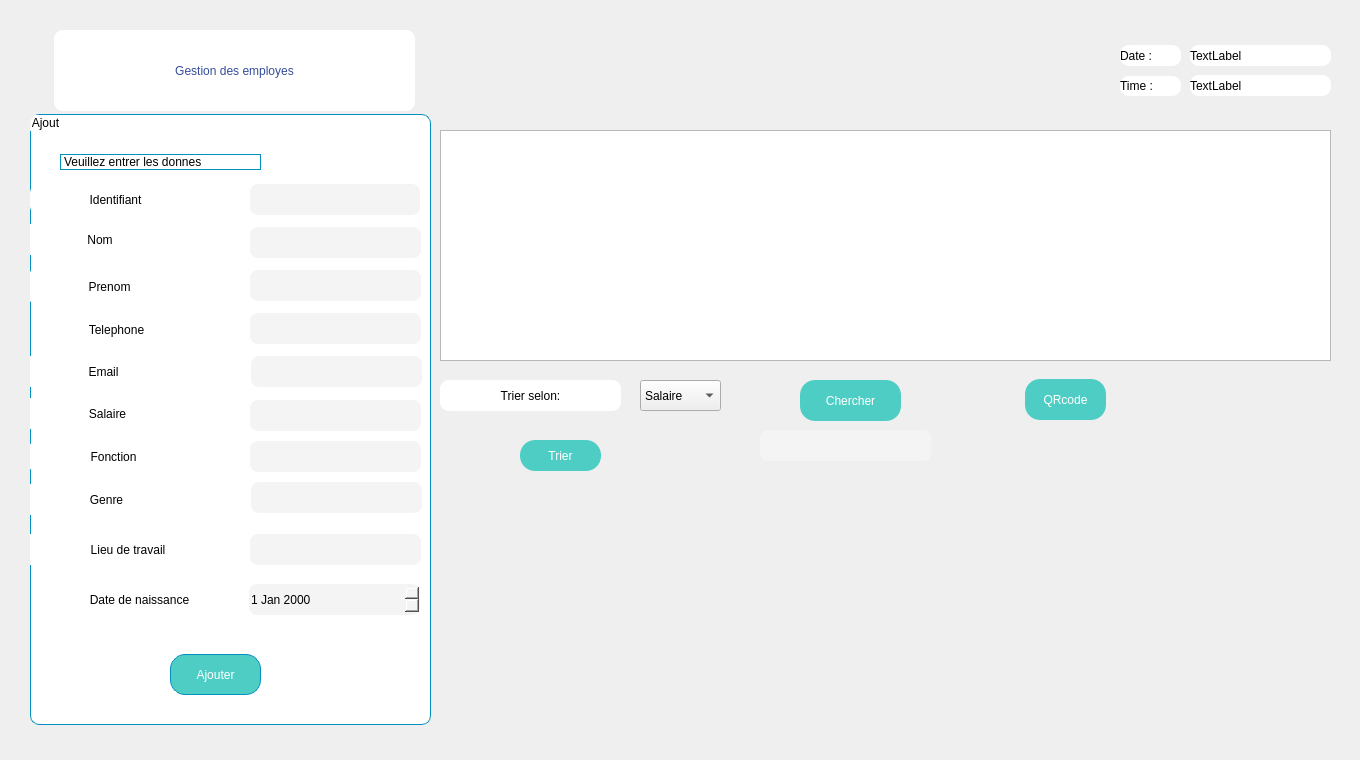
    <widget class="QWidget" name="tab">
     <attribute name="title">
      <string>ajouter</string>
     </attribute>
     <widget class="QLabel" name="label">
      <property name="geometry">
       <rect>
        <x>54</x>
        <y>30</y>
        <width>361</width>
        <height>81</height>
       </rect>
      </property>
      <property name="styleSheet">
       <string notr="true">color: rgb(53, 77, 156);
background-color: rgb(255, 255, 255);
font: 14pt &quot;MS Shell Dlg 2&quot;;
border-color: rgb(0, 0,255);
border-radius:9px;</string>
      </property>
      <property name="text">
       <string>Gestion des employes</string>
      </property>
      <property name="alignment">
       <set>Qt::AlignCenter</set>
      </property>
     </widget>
     <widget class="QTableView" name="tableemploye">
      <property name="geometry">
       <rect>
        <x>440</x>
        <y>130</y>
        <width>891</width>
        <height>231</height>
       </rect>
      </property>
     </widget>
     <widget class="QPushButton" name="chercher_employe">
      <property name="geometry">
       <rect>
        <x>800</x>
        <y>380</y>
        <width>101</width>
        <height>41</height>
       </rect>
      </property>
      <property name="styleSheet">
       <string notr="true">QPushButton

{
	font: 10pt &quot;MS Shell Dlg 2&quot;;
	background-color: rgb(78, 205, 196);
	color: #fff;
	border-top-right-radius: 15px;
	border-top-left-radius: 15px;
	border-bottom-right-radius: 15px;
	border-bottom-left-radius: 15px;
	padding: 5px;
}



QPushButton::disabled
{
	
background-color: rgb(9, 55, 76);

}


QPushButton::hover
{
background-color: rgb(9, 55, 76);


}


QPushButton::pressed
{
background-color: rgb(9, 55, 76);


}</string>
      </property>
      <property name="text">
       <string>Chercher</string>
      </property>
     </widget>
     <widget class="QPushButton" name="pushButton_4">
      <property name="geometry">
       <rect>
        <x>1208</x>
        <y>370</y>
        <width>61</width>
        <height>71</height>
       </rect>
      </property>
      <property name="styleSheet">
       <string notr="true">background:url(:/res/PD.png) 50%;
border-radius:3px;</string>
      </property>
      <property name="text">
       <string/>
      </property>
     </widget>
     <widget class="QPushButton" name="trier1">
      <property name="geometry">
       <rect>
        <x>520</x>
        <y>440</y>
        <width>81</width>
        <height>31</height>
       </rect>
      </property>
      <property name="styleSheet">
       <string notr="true">QPushButton

{
	font: 10pt &quot;MS Shell Dlg 2&quot;;
	background-color: rgb(78, 205, 196);
	color: #fff;
	border-top-right-radius: 15px;
	border-top-left-radius: 15px;
	border-bottom-right-radius: 15px;
	border-bottom-left-radius: 15px;
	padding: 5px;
}



QPushButton::disabled
{
	
background-color: rgb(9, 55, 76);

}


QPushButton::hover
{
background-color: rgb(9, 55, 76);


}


QPushButton::pressed
{
background-color: rgb(9, 55, 76);


}</string>
      </property>
      <property name="text">
       <string>Trier</string>
      </property>
     </widget>
     <widget class="QLabel" name="label_15">
      <property name="geometry">
       <rect>
        <x>440</x>
        <y>380</y>
        <width>181</width>
        <height>31</height>
       </rect>
      </property>
      <property name="styleSheet">
       <string notr="true">background-color: rgb(255, 255, 255);
font: 75 14pt &quot;Source Code Pro&quot;;
border-radius:9px;
text-align: center;</string>
      </property>
      <property name="text">
       <string>Trier selon:</string>
      </property>
      <property name="alignment">
       <set>Qt::AlignCenter</set>
      </property>
     </widget>
     <widget class="QComboBox" name="comboBox">
      <property name="geometry">
       <rect>
        <x>640</x>
        <y>380</y>
        <width>81</width>
        <height>31</height>
       </rect>
      </property>
      <item>
       <property name="text">
        <string>Salaire</string>
       </property>
      </item>
      <item>
       <property name="text">
        <string>Genre</string>
       </property>
      </item>
      <item>
       <property name="text">
        <string>id</string>
       </property>
      </item>
     </widget>
     <widget class="QPushButton" name="pushButton">
      <property name="geometry">
       <rect>
        <x>1025</x>
        <y>379</y>
        <width>81</width>
        <height>41</height>
       </rect>
      </property>
      <property name="styleSheet">
       <string notr="true">QPushButton

{
	font: 10pt &quot;MS Shell Dlg 2&quot;;
	background-color: rgb(78, 205, 196);
	color: #fff;
	border-top-right-radius: 15px;
	border-top-left-radius: 15px;
	border-bottom-right-radius: 15px;
	border-bottom-left-radius: 15px;
	padding: 5px;
}



QPushButton::disabled
{
	
background-color: rgb(9, 55, 76);

}


QPushButton::hover
{
background-color: rgb(9, 55, 76);


}


QPushButton::pressed
{
background-color: rgb(9, 55, 76);


}</string>
      </property>
      <property name="text">
       <string>QRcode</string>
      </property>
     </widget>
     <widget class="QWidget" name="widget" native="true">
      <property name="geometry">
       <rect>
        <x>450</x>
        <y>480</y>
        <width>517</width>
        <height>241</height>
       </rect>
      </property>
     </widget>
     <widget class="QWidget" name="widget_2" native="true">
      <property name="geometry">
       <rect>
        <x>1120</x>
        <y>510</y>
        <width>161</width>
        <height>191</height>
       </rect>
      </property>
     </widget>
     <widget class="QLabel" name="label_16">
      <property name="geometry">
       <rect>
        <x>1120</x>
        <y>45</y>
        <width>61</width>
        <height>21</height>
       </rect>
      </property>
      <property name="styleSheet">
       <string notr="true">background-color: rgb(255, 255, 255);
font: 75 14pt &quot;Source Code Pro&quot;;
border-radius:9px;
text-align: center;</string>
      </property>
      <property name="text">
       <string>Date :</string>
      </property>
     </widget>
     <widget class="QLabel" name="label_17">
      <property name="geometry">
       <rect>
        <x>1120</x>
        <y>76</y>
        <width>61</width>
        <height>20</height>
       </rect>
      </property>
      <property name="styleSheet">
       <string notr="true">background-color: rgb(255, 255, 255);
font: 75 14pt &quot;Source Code Pro&quot;;
border-radius:9px;
text-align: center;</string>
      </property>
      <property name="text">
       <string>Time :</string>
      </property>
     </widget>
     <widget class="QLabel" name="digitalclock_vehicule">
      <property name="geometry">
       <rect>
        <x>1190</x>
        <y>75</y>
        <width>141</width>
        <height>21</height>
       </rect>
      </property>
      <property name="styleSheet">
       <string notr="true">background-color: rgb(255, 255, 255);
font: 75 14pt &quot;Source Code Pro&quot;;
border-radius:9px;
text-align: center;</string>
      </property>
      <property name="text">
       <string>TextLabel</string>
      </property>
     </widget>
     <widget class="QLabel" name="datetime_vehicule">
      <property name="geometry">
       <rect>
        <x>1190</x>
        <y>45</y>
        <width>141</width>
        <height>21</height>
       </rect>
      </property>
      <property name="styleSheet">
       <string notr="true">background-color: rgb(255, 255, 255);
font: 75 14pt &quot;Source Code Pro&quot;;
border-radius:9px;
text-align: center;</string>
      </property>
      <property name="text">
       <string>TextLabel</string>
      </property>
     </widget>
     <widget class="QGroupBox" name="groupBox_2">
      <property name="geometry">
       <rect>
        <x>30</x>
        <y>114</y>
        <width>401</width>
        <height>611</height>
       </rect>
      </property>
      <property name="styleSheet">
       <string notr="true">border:1px solid rgb(3, 144, 190);
border-radius:9px;

background-color: rgb(255, 255, 255);
border-radius:9px;
	font: 10pt &quot;MS Shell Dlg 2&quot;;

</string>
      </property>
      <property name="title">
       <string>Ajout</string>
      </property>
      <widget class="QLabel" name="label_5">
       <property name="geometry">
        <rect>
         <x>-15</x>
         <y>110</y>
         <width>170</width>
         <height>31</height>
        </rect>
       </property>
       <property name="styleSheet">
        <string notr="true">	font: 10pt &quot;MS Shell Dlg 2&quot;;
border:none;</string>
       </property>
       <property name="text">
        <string>Nom</string>
       </property>
       <property name="alignment">
        <set>Qt::AlignCenter</set>
       </property>
      </widget>
      <widget class="QLineEdit" name="SALAIREaj">
       <property name="geometry">
        <rect>
         <x>220</x>
         <y>286</y>
         <width>171</width>
         <height>31</height>
        </rect>
       </property>
       <property name="styleSheet">
        <string notr="true">border-radius:8px;
background-color: rgb(244, 244, 244);
border:none;</string>
       </property>
      </widget>
      <widget class="QLabel" name="label_6">
       <property name="geometry">
        <rect>
         <x>-6</x>
         <y>157</y>
         <width>171</width>
         <height>31</height>
        </rect>
       </property>
       <property name="styleSheet">
        <string notr="true">	font: 10pt &quot;MS Shell Dlg 2&quot;;
border:none;</string>
       </property>
       <property name="text">
        <string>Prenom</string>
       </property>
       <property name="alignment">
        <set>Qt::AlignCenter</set>
       </property>
      </widget>
      <widget class="QPushButton" name="ajouter1">
       <property name="geometry">
        <rect>
         <x>140</x>
         <y>540</y>
         <width>91</width>
         <height>41</height>
        </rect>
       </property>
       <property name="styleSheet">
        <string notr="true">QPushButton

{
	font: 10pt &quot;MS Shell Dlg 2&quot;;
	background-color: rgb(78, 205, 196);
	color: #fff;
	border-top-right-radius: 15px;
	border-top-left-radius: 15px;
	border-bottom-right-radius: 15px;
	border-bottom-left-radius: 15px;
	padding: 5px;
}



QPushButton::disabled
{
	
background-color: rgb(9, 55, 76);

}


QPushButton::hover
{
background-color: rgb(9, 55, 76);


}


QPushButton::pressed
{
background-color: rgb(9, 55, 76);


}</string>
       </property>
       <property name="text">
        <string>Ajouter</string>
       </property>
      </widget>
      <widget class="QLabel" name="label_12">
       <property name="geometry">
        <rect>
         <x>-2</x>
         <y>327</y>
         <width>171</width>
         <height>31</height>
        </rect>
       </property>
       <property name="styleSheet">
        <string notr="true">/*background-color: rgb(255, 255, 255);
font: 75 14pt &quot;Source Code Pro&quot;;
border-radius:9px;
text-align: center;*/

	font: 10pt &quot;MS Shell Dlg 2&quot;;
border:none;</string>
       </property>
       <property name="text">
        <string>Fonction</string>
       </property>
       <property name="alignment">
        <set>Qt::AlignCenter</set>
       </property>
      </widget>
      <widget class="QLabel" name="label_11">
       <property name="geometry">
        <rect>
         <x>-8</x>
         <y>284</y>
         <width>171</width>
         <height>31</height>
        </rect>
       </property>
       <property name="styleSheet">
        <string notr="true">/*background-color: rgb(255, 255, 255);
font: 75 14pt &quot;Source Code Pro&quot;;
border-radius:9px;
text-align: center;*/
	font: 10pt &quot;MS Shell Dlg 2&quot;;
border:none;
</string>
       </property>
       <property name="text">
        <string>Salaire</string>
       </property>
       <property name="alignment">
        <set>Qt::AlignCenter</set>
       </property>
      </widget>
      <widget class="QLabel" name="label_14">
       <property name="geometry">
        <rect>
         <x>-9</x>
         <y>370</y>
         <width>171</width>
         <height>31</height>
        </rect>
       </property>
       <property name="styleSheet">
        <string notr="true">/*background-color: rgb(255, 255, 255);
font: 75 14pt &quot;Source Code Pro&quot;;
border-radius:9px;
text-align: center;*/
	font: 10pt &quot;MS Shell Dlg 2&quot;;
border:none;</string>
       </property>
       <property name="text">
        <string>Genre</string>
       </property>
       <property name="alignment">
        <set>Qt::AlignCenter</set>
       </property>
      </widget>
      <widget class="QLabel" name="label_10">
       <property name="geometry">
        <rect>
         <x>-12</x>
         <y>242</y>
         <width>171</width>
         <height>31</height>
        </rect>
       </property>
       <property name="styleSheet">
        <string notr="true">	font: 10pt &quot;MS Shell Dlg 2&quot;;
border:none;
</string>
       </property>
       <property name="text">
        <string>Email</string>
       </property>
       <property name="alignment">
        <set>Qt::AlignCenter</set>
       </property>
      </widget>
      <widget class="QDateEdit" name="DATE_DE_NAISSANCEaj">
       <property name="geometry">
        <rect>
         <x>219</x>
         <y>470</y>
         <width>171</width>
         <height>31</height>
        </rect>
       </property>
       <property name="styleSheet">
        <string notr="true">border-radius:8px;
background-color: rgb(244, 244, 244);
border:none;</string>
       </property>
      </widget>
      <widget class="QLabel" name="label_4">
       <property name="geometry">
        <rect>
         <x>0</x>
         <y>70</y>
         <width>171</width>
         <height>31</height>
        </rect>
       </property>
       <property name="styleSheet">
        <string notr="true">/*background-color: rgb(255, 255, 255);
font: 75 14pt &quot;Source Code Pro&quot;;
border-radius:9px;
text-align: center;*/
	font: 10pt &quot;MS Shell Dlg 2&quot;;
border:none;</string>
       </property>
       <property name="text">
        <string>Identifiant</string>
       </property>
       <property name="alignment">
        <set>Qt::AlignCenter</set>
       </property>
      </widget>
      <widget class="QLabel" name="label_3">
       <property name="geometry">
        <rect>
         <x>30</x>
         <y>40</y>
         <width>201</width>
         <height>16</height>
        </rect>
       </property>
       <property name="text">
        <string>Veuillez entrer les donnes</string>
       </property>
      </widget>
      <widget class="QLabel" name="label_9">
       <property name="geometry">
        <rect>
         <x>1</x>
         <y>200</y>
         <width>171</width>
         <height>31</height>
        </rect>
       </property>
       <property name="styleSheet">
        <string notr="true">	font: 10pt &quot;MS Shell Dlg 2&quot;;
border:none;</string>
       </property>
       <property name="text">
        <string>Telephone</string>
       </property>
       <property name="alignment">
        <set>Qt::AlignCenter</set>
       </property>
      </widget>
      <widget class="QLabel" name="label_8">
       <property name="geometry">
        <rect>
         <x>-12</x>
         <y>420</y>
         <width>220</width>
         <height>31</height>
        </rect>
       </property>
       <property name="styleSheet">
        <string notr="true">	font: 10pt &quot;MS Shell Dlg 2&quot;;
border:none;</string>
       </property>
       <property name="text">
        <string>Lieu de travail</string>
       </property>
       <property name="alignment">
        <set>Qt::AlignCenter</set>
       </property>
      </widget>
      <widget class="QLabel" name="label_7">
       <property name="geometry">
        <rect>
         <x>39</x>
         <y>470</y>
         <width>141</width>
         <height>31</height>
        </rect>
       </property>
       <property name="styleSheet">
        <string notr="true">	font: 10pt &quot;MS Shell Dlg 2&quot;;
border:none;</string>
       </property>
       <property name="text">
        <string>Date de naissance</string>
       </property>
       <property name="alignment">
        <set>Qt::AlignCenter</set>
       </property>
      </widget>
      <widget class="QLineEdit" name="FONCTIONaj">
       <property name="geometry">
        <rect>
         <x>220</x>
         <y>327</y>
         <width>171</width>
         <height>31</height>
        </rect>
       </property>
       <property name="styleSheet">
        <string notr="true">border-radius:8px;
background-color: rgb(244, 244, 244);
border:none;</string>
       </property>
      </widget>
      <widget class="QLineEdit" name="GENREaj">
       <property name="geometry">
        <rect>
         <x>221</x>
         <y>368</y>
         <width>171</width>
         <height>31</height>
        </rect>
       </property>
       <property name="styleSheet">
        <string notr="true">border-radius:8px;
background-color: rgb(244, 244, 244);
border:none;</string>
       </property>
      </widget>
      <widget class="QLineEdit" name="LIEU_DE_TRAVAILaj">
       <property name="geometry">
        <rect>
         <x>220</x>
         <y>420</y>
         <width>171</width>
         <height>31</height>
        </rect>
       </property>
       <property name="styleSheet">
        <string notr="true">border-radius:8px;
background-color: rgb(244, 244, 244);
border:none;</string>
       </property>
      </widget>
      <widget class="QLineEdit" name="TELEPHONEaj">
       <property name="geometry">
        <rect>
         <x>220</x>
         <y>199</y>
         <width>171</width>
         <height>31</height>
        </rect>
       </property>
       <property name="styleSheet">
        <string notr="true">border-radius:8px;
background-color: rgb(244, 244, 244);
border:none;</string>
       </property>
      </widget>
      <widget class="QLineEdit" name="PRENOMaj">
       <property name="geometry">
        <rect>
         <x>220</x>
         <y>156</y>
         <width>171</width>
         <height>31</height>
        </rect>
       </property>
       <property name="styleSheet">
        <string notr="true">border-radius:8px;
background-color: rgb(244, 244, 244);
border:none;</string>
       </property>
      </widget>
      <widget class="QLineEdit" name="NOMaj">
       <property name="geometry">
        <rect>
         <x>220</x>
         <y>113</y>
         <width>171</width>
         <height>31</height>
        </rect>
       </property>
       <property name="styleSheet">
        <string notr="true">border-radius:8px;
background-color: rgb(244, 244, 244);
border:none;</string>
       </property>
      </widget>
      <widget class="QLineEdit" name="EMAILaj">
       <property name="geometry">
        <rect>
         <x>221</x>
         <y>242</y>
         <width>171</width>
         <height>31</height>
        </rect>
       </property>
       <property name="styleSheet">
        <string notr="true">border-radius:8px;
background-color: rgb(244, 244, 244);
border:none;</string>
       </property>
      </widget>
      <widget class="QLineEdit" name="IDENTIFIANTaj">
       <property name="geometry">
        <rect>
         <x>220</x>
         <y>70</y>
         <width>170</width>
         <height>31</height>
        </rect>
       </property>
       <property name="styleSheet">
        <string notr="true">border-radius:8px;
background-color: rgb(244, 244, 244);
border:none;</string>
       </property>
       <property name="text">
        <string/>
       </property>
      </widget>
     </widget>
     <widget class="QLabel" name="label_2">
      <property name="geometry">
       <rect>
        <x>10</x>
        <y>0</y>
        <width>1341</width>
        <height>751</height>
       </rect>
      </property>
      <property name="styleSheet">
       <string notr="true">background-image: url(:/res/bg_vehicule.jpg);</string>
      </property>
      <property name="text">
       <string/>
      </property>
     </widget>
     <widget class="QLineEdit" name="recherche1">
      <property name="geometry">
       <rect>
        <x>760</x>
        <y>430</y>
        <width>171</width>
        <height>31</height>
       </rect>
      </property>
      <property name="styleSheet">
       <string notr="true">border-radius:8px;
background-color: rgb(244, 244, 244);
border:none;
</string>
      </property>
     </widget>
     <zorder>label_2</zorder>
     <zorder>groupBox_2</zorder>
     <zorder>label</zorder>
     <zorder>tableemploye</zorder>
     <zorder>chercher_employe</zorder>
     <zorder>pushButton_4</zorder>
     <zorder>trier1</zorder>
     <zorder>label_15</zorder>
     <zorder>comboBox</zorder>
     <zorder>pushButton</zorder>
     <zorder>widget</zorder>
     <zorder>widget_2</zorder>
     <zorder>label_16</zorder>
     <zorder>label_17</zorder>
     <zorder>digitalclock_vehicule</zorder>
     <zorder>datetime_vehicule</zorder>
     <zorder>recherche1</zorder>
    </widget>
